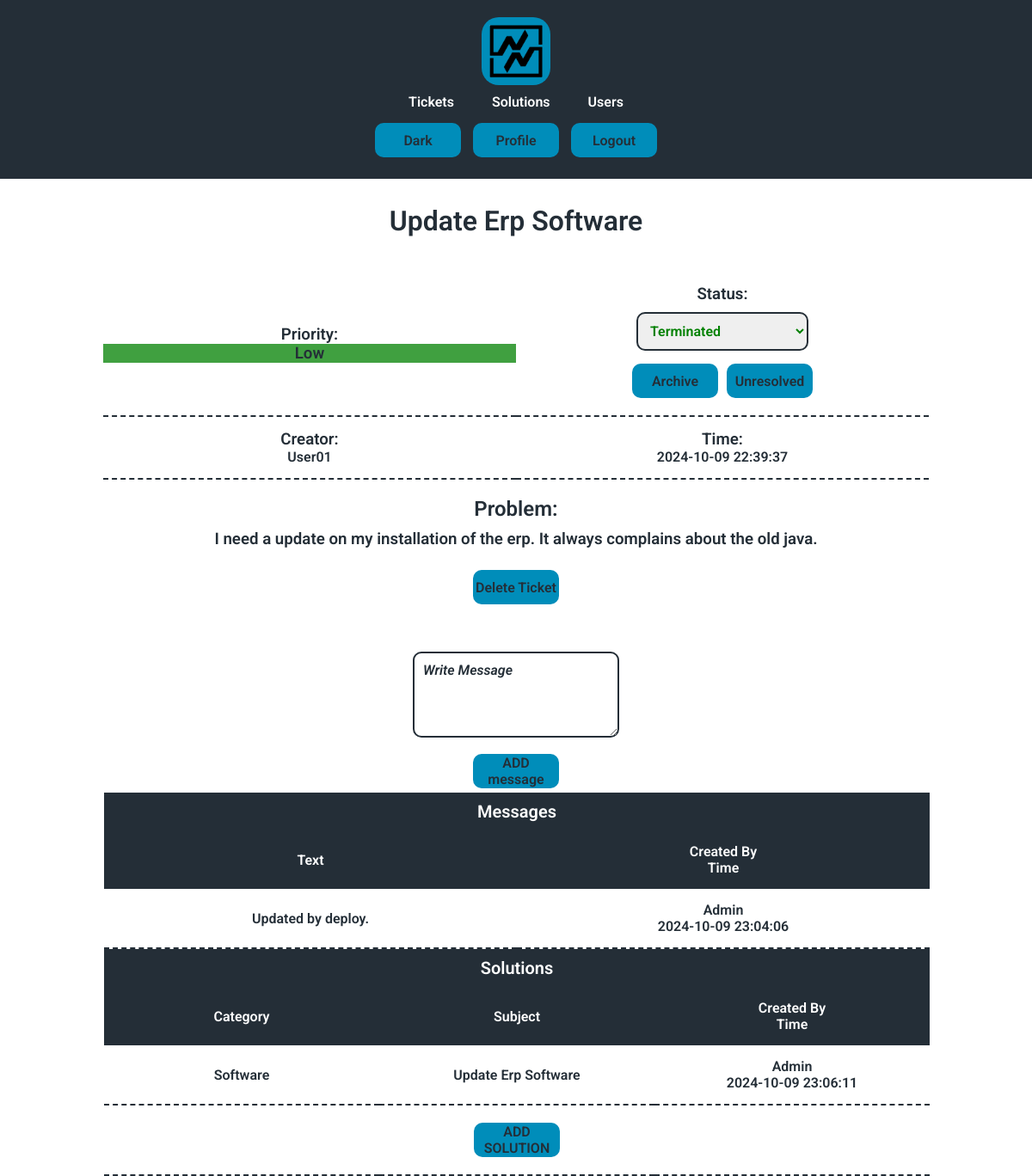
The page /showticket?id=2 (signed in) on the database its author committed.
### tables this page shows
CREATE TABLE tickets (
id INTEGER PRIMARY KEY AUTOINCREMENT NOT NULL,
subject TEXT NOT NULL,
creator INTEGER,
description TEXT,
status INTEGER DEFAULT 0 NOT NULL,
priority INTEGER DEFAULT 0 NOT NULL,
time TIMESTAMP DEFAULT CURRENT_TIMESTAMP,
FOREIGN KEY(creator) REFERENCES users(id)
ON DELETE SET NULL
ON UPDATE NO ACTION
);

CREATE TABLE users (id INTEGER PRIMARY KEY AUTOINCREMENT NOT NULL, name TEXT NOT NULL, hash TEXT NOT NULL, permission INTEGER DEFAULT 4 NOT NULL, active BLOB DEFAULT 0 NOT NULL, email TEXT NOT NULL);

CREATE TABLE messages(
    ticket_id INTEGER,
    creator INTEGER,
    time TIMESTAMP DEFAULT CURRENT_TIMESTAMP,
    message TEXT NOT NULL,
    FOREIGN KEY(ticket_id) REFERENCES tickets(id)ON DELETE CASCADE ON UPDATE NO ACTION,
    FOREIGN KEY(creator) REFERENCES users(id) ON DELETE SET NULL ON UPDATE NO ACTION
);

CREATE TABLE solutions (
id INTEGER PRIMARY KEY AUTOINCREMENT NOT NULL,
category TEXT NOT NULL,
subject TEXT NOT NULL,
creator INTEGER,
description TEXT,
time TIMESTAMP DEFAULT CURRENT_TIMESTAMP,
FOREIGN KEY(creator) REFERENCES users(id) ON DELETE SET NULL ON UPDATE NO ACTION
);

### app.py (the view)
@app.route("/showticket")
@login_required
def showticket():
    ticketID = request.args.get("id")
    if ticketID:
        session["show_ticket"] = ticketID
    else:
        ticketID = session["show_ticket"]
    ticket = db.execute(
        """
        SELECT tickets.id, tickets.subject, tickets.description, tickets.status, tickets.priority, tickets.time, tickets.creator, users.name AS creator_name
        FROM tickets LEFT JOIN users ON tickets.creator = users.id
        WHERE tickets.id = ?
        """
        , ticketID
        )
    solutions = db.execute(
        """
        SELECT s.*, u.name AS creator_name
        FROM solutions s
        JOIN interchange i ON s.id = i.solution_id
        JOIN tickets t ON t.id = i.ticket_id
        JOIN users u ON s.creator = u.id
        WHERE t.id = ?;
        """
        , ticketID
        )
    messages = db.execute(
        """
        SELECT messages.ticket_id, messages.message, messages.time, users.name AS creator_name
        FROM messages LEFT JOIN users ON messages.creator = users.id
        WHERE ticket_id = ?
        ORDER BY messages.time DESC
        """,
        ticketID
    )
    return render_template("showticket.html", ticket = ticket, priority = priority, status = ticketStatus, solutions = solutions, messages = messages)

### app.py (called while the page is built)
def login_required(f):
    @wraps(f)
    def decorated_function(*args, **kwargs):
        if not session.get("user_id"):
            return redirect("/") # Redirect to the login page or wherever necessary
        return f(*args, **kwargs)  # Proceed with the actual route if logged in
    return decorated_function

### templates/showticket.html (shortened to what this page needs)
{% extends "layout.html" %}
{% block h1 %}<h1>{{ ticket[0]["subject"] }}</h1>{% endblock %}
{% block body %}
  <div class="main">
    <table class="show">
      <tr>
        <td>
          <h3>Priority:</h3>
          <h3 class="{{ priority[ticket[0]['priority']] }}">{{ priority[ticket[0]["priority"]] }}</h3>
        </td>
        <td>
          <h3>Status:</h3>
          <form action="/saveticket" method="post">
            {% if session.get("permission") > 2 %}
            <select disabled id="status" name="status">
              <option value=""selected>
                {{ status[ticket[0]["status"]] }}
              </option>
            </select>
            {% else %}
            <select class="status{{ ticket[0]['status'] }}" id="status" name="status" onchange="clickButton()">
              {% for item in status %}
              {% if item == status[5] or item == status[4]%}
              <option  hidden disabled {% if item == status[ticket[0]["status"]] %}selected{% endif %}>
                {{ item }}
              </option>
              {% else %}
              <option value="{{ status.index(item) }}"
                  {% if item == status[ticket[0]["status"]] %}selected{% endif %}>
                  {{ item }}
              </option>
              {% endif %}
              {% endfor %}
            </select>
            {% endif %}
          </form>
          <div class="rowbuttons">
            {% if status[ticket[0]["status"]] == status[3] %}
              <form action="/saveticket" method="post"><button name="status" value="5">Archive</button></form>
              <form action="/saveticket" method="post"><button name="status" value="4">Unresolved</button></form>
            {% elif status[ticket[0]["status"]] == status[4] %}
              <form action="/saveticket" method="post"><button name="status" value="5">Archive</button></form>
            {% endif %}
          </div>
        </td>
      </tr>
      <tr>
        <td>
          <h3>Creator:</h3>
          <h4>{{ ticket[0]["creator_name"] }}</h4>
        </td>
        <td>
          <h3>Time:</h3>
          <h4>{{ ticket[0]["time"] }}</h4>
        </td>
      </tr>
    </table>
    <h2>Problem:</h2>
    <h3>{{ ticket[0]["description"] }}</h3>
    <div class="margin">
      {% if ticket[0]["creator"] == session.get("user_id") or session.get("permission") < 2 %}
        <form action="/deleteticket">
          <button name="ticketID" value="{{ ticket[0]["id"] }}">Delete Ticket</button>
        </form>
      {% endif %}
    </div>
    </div>
    {% if ticket[0]["status"] >= 5 %}
    {% else %}
    <form action="/newmessage" method="post">
      <textarea autocomple="off" name="message" rows="4" cols="100" placeholder="Write Message"></textarea>
      <div>
      <button type="submit">ADD message</button>
    </div>
    </form>
    {% endif %}
    <table class="column">
      <caption>Messages</caption>
      <thead>
        <tr>
          <th>Text</th>
          <th>Created By <br> Time</th>
      </tr>
      </thead>
      <tbody>
        {% for message in messages %}
        <tr>
          <td >{{ message["message"] }}</td>
          <td> {{ message["creator_name"] }} <br> {{ message["time"] }}</td>
        </tr>
        {% endfor %}
      </tbody>
    </table>
      <table class="select column">
        <caption>Solutions</caption>
        <thead>
            <tr>
                <th>Category</th>
                <th>Subject</th>
                <th>Created By<br>Time</th>
            </tr>
        </thead>
        <tbody>
          {% for solution in solutions %}
            <tr onclick="clickButtonID('{{ solution['id'] }}')">
                <td> {{ solution["category"] }}</td>
                <td> {{ solution["subject"] }}</td>
                <td>{{ solution["creator_name"] }}<br>{{ solution["time"] }}</td>
            </tr>
            {% endfor %}
            <tr class="nohover">
              <td colspan="3">
                {% if session.get("permission") < 3 %}
            <form action="/newsolutiontoticket">
            <button type="submit">ADD SOLUTION</button>
            </form>
            {% endif %}
              </td>
            </tr>
        </tbody>
    </table>
{% endblock %}

### templates/layout.html (shortened to what this page needs)
<!DOCTYPE HTML>
<html lang="en">
    <head>
        <link rel="stylesheet" href=".\static\styles.css">
    </head>
    <body>
      <header class="desktop">
        <a href="/" onclick="setDefault()"><img class="logo" src=".\static\images\d3.png" alt="logo"></a>
        {% if session.get("user_id") and session.get('permission') != 5 %}
        <nav>
          <ul class="nav_links">
            <li><a href="/tickets" onclick="changeActiveLink(event)" id="ticketID">Tickets</a></li>
            <li><a href="/solutions" onclick="changeActiveLink(event)" id="solutionID">Solutions</a></li>
            {% if session.get("permission") < 2 %}
            <li><a href="/users" onclick="changeActiveLink(event)" id="userID">Users</a></li>
            {% endif %}
          </ul>
        </nav>
        <div class="nav_button">
          <button onclick="toggleMode()" id="theme"></button>
          <a href="/profile"><button onclick="removesDefault()">Profile</button></a>
          <a href="/logout"><button onclick="logout()">Logout</button></a>
      </div>
        {% elif session.get('permission') == 5 %}
        <div class="nav_button">
          <button onclick="toggleMode()" id="theme"></button>
          <a href="/profile"><button onclick="removesDefault()">Profile</button></a>
          <a href="/logout"><button onclick="logout()">Logout</button></a>
      </div>
        {% else %}
        <div class="nav_button">
          <button onclick="toggleMode()" id="theme"></button>
          <a href="/register"><button>Register</button></a>
          <a href="/"><button>Login</button></a>
      </div>
        {% endif %}
      </header>
      <div class="body">
        {% block h1 %}{% endblock %}
        {% block body %}{% endblock %}
      </div>
    </body>
</html>

### static/styles.css (style rules this page uses)
.Light { --color1: #242e37; --color2: #ffffff; --color3: #e1e3e4; --color4: #242e37; --color5: #008dba; --colorextra: #ffffff; --font: "Roboto", sans-serif; }
* { font-family: var(--font); box-sizing: border-box; margin: 0; padding: 0; font-weight: 600; --font-color: var(--color1); --background-color: var(--color2); --nav-color: var(--color4); --navfont-color: var(--colorextra); --button-color: var(--color5); --buttonfont-color: var(--color4); --hover-color: var(--color3); --hoverfont-color: var(--color4); --logo-color: var(--color5); --linkhover-color: var(--color5); --tab-color: var(--color4); --tabfont-color: var(--colorextra); --tabhover-color: var(--color5); --tabhoverfont-color: var(--color4); --disabled-color: var(--color4); --disabledfont-color: var(--color3); --placeholder-color: var(--color4); --aler-color: var(--color5); --active-color: var(--color1); --activefont-color: var(--color5); --border-color: var(--color5); }
html { background-color: var(--background-color); color: var(--font-color); }
.desktop { background-color: var(--nav-color); color: var(--navfont-color); display: flex; justify-content: space-between; align-items: center; padding: 10px 10%; }
.body { padding: 10px 10%; text-align: center; }
header a { color: var(--navfont-color); text-decoration: none; }
body { transition: background-color 0.5s, color 0.3s; }
.nav_links li { display: inline-block; padding: 0 20px; }
.nav_links li a { transition: all 0.3s ease 0s; }
button { background-color: var(--button-color); color: var(--buttonfont-color); border: none; border-radius: 10px; cursor: pointer; transition: all 0.5s ease 0s; width: 100px; height: 40px; font-size: 16px; margin: 5px; }
.rowbuttons { display: flex; justify-content: center; }
.rowbuttons button { margin: 5px; }
.logo { margin: 0px 110px; width: 80px; height: auto; background-color: var(--logo-color); border-radius: 20px; padding: 5px 5px; transition: all 1s ease 0s; }
.main { margin: 40px 0 40px 0; }
.margin { margin: 20px 0 20px; }
table { width: 100%; border-collapse: collapse; text-align: center; table-layout: fixed; margin: 20px 0 20px 0; }
.column { float: left; width: 49.8%; margin: 0px 1px 0px 1px; }
td { padding: 15px 0px; border-bottom: 2px dashed var(--tab-color); }
th { background-color: var(--tab-color); padding: 15px 0px; transition: all 0.5s ease 0s; color: var(--tabfont-color); }
caption { font-size: 20px; padding: 10px 10px; color: var(--tabfont-color); background-color: var(--tab-color); }
.show { width:50%; margin-left:auto; margin-right:auto; }
h1 { margin: 20px 0 20px; }
h2 { margin: 10px 0 10px; }
input, select, textarea { width: 25%; min-width: 200px; padding: 10px; margin: 10px 0px; border: 2px solid var(--font-color); border-radius: 10px; font-size: 16px; }
input::placeholder, textarea::placeholder { color: var(--placeholder-color); font-style: italic; }
.Low { background-color: rgba(0, 128, 0, 0.75); }
.status3 { color: green; }
@media (max-width: 1300px) { .column { width: 100%; } }
@media (max-width: 1300px) { .nav_links, .nav_button { display: block; margin: 10px auto; text-align: center; } }
@media (max-width: 1300px) { .desktop { display: block; align-items: center; } }
@media (max-width: 1300px) { .logo { display: block; margin-left: auto; margin-right: auto; margin-top: 10px; margin-bottom: 10px; } }
@media (max-width: 1300px) { .show { width: 100%; } }
@media (max-width: 1300px) { td { width: 50%; } }

### rows shown on the page
tickets: subject "Update Erp Software", priority "Low", status "Terminated", time "2024-10-09 22:39:37", description "I need a update on my installation of the erp. It always complains about the old java."
users: name "User01"
messages: message "Updated by deploy.", creator_name "Admin", time "2024-10-09 23:04:06"
solutions: category "Software", subject "Update Erp Software", creator_name "Admin", time "2024-10-09 23:06:11"
